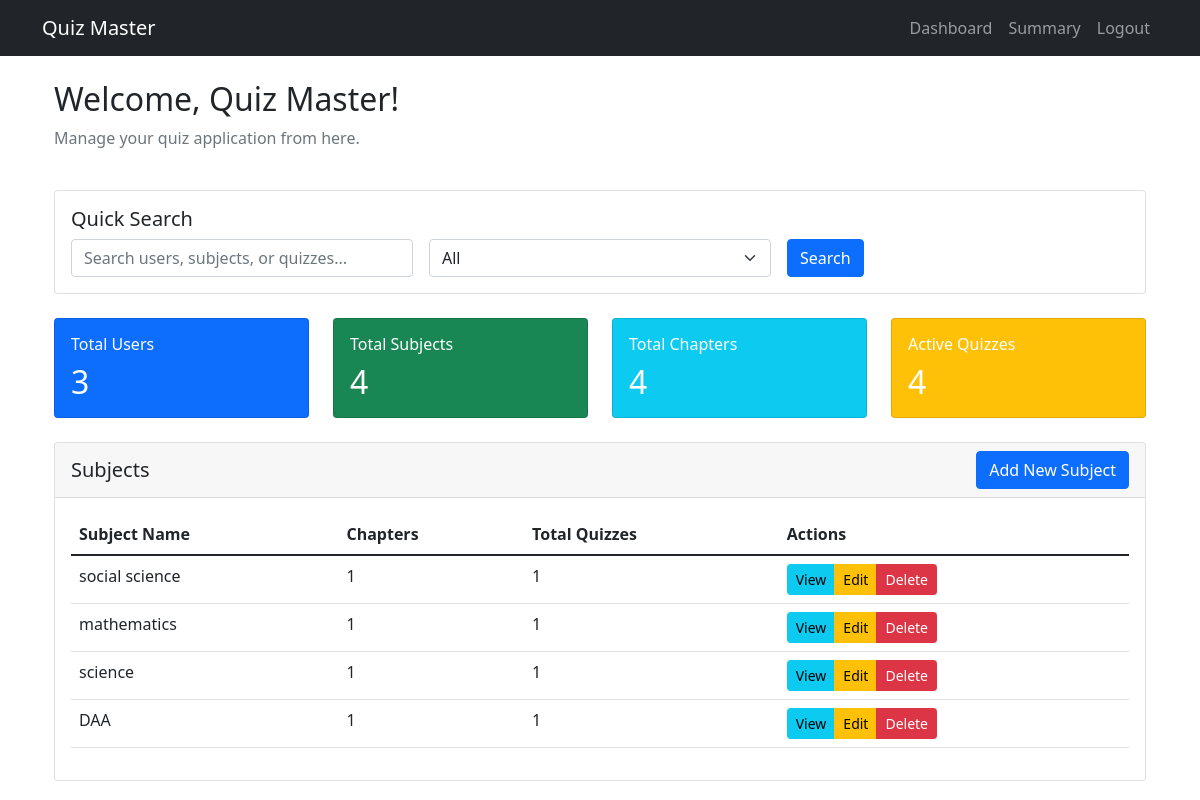
Page /admin/admin_dashboard (signed in) on the committed database.
### backend/models.py (models this page shows)
class Subject(db.Model):
    __tablename__ = 'subjects'
    id = db.Column(db.Integer, primary_key=True)
    name = db.Column(db.String(100), nullable=False)
    description = db.Column(db.Text)
    chapters = relationship('Chapter', back_populates='subject', cascade='all, delete-orphan')

### backend/controllers.py (the view)
@app.route('/admin/admin_dashboard')
def admin_dashboard():
    if not session.get('is_admin'):
        flash('You have to be admin for this','warning')
        return redirect(url_for('login'))
    subjects = Subject.query.all()
    chapters_count = Chapter.query.count()
    users_count = User.query.count()
    quizzes_count = Quiz.query.count()
    return render_template('admin/admin_dashboard.html',
                         subjects=subjects,
                         chapters_count=chapters_count,
                         users_count=users_count,
                         quizzes_count=quizzes_count)

### templates/admin/admin_dashboard.html (shortened to what this page needs)
{% extends "base.html" %}
{% block content %}
<div class="container">
    <div class="row mb-4">
        <div class="col-md-12">
            <h2>Welcome, Quiz Master!</h2>
            <p class="text-muted">Manage your quiz application from here.</p>
        </div>
    </div>
    <div class="row mb-4">
        <div class="col-md-12">
            <div class="card">
                <div class="card-body">
                    <h5 class="card-title">Quick Search</h5>
                    <form class="row g-3" method="GET" action="{{ url_for('admin_search') }}">
                        <div class="col-md-4">
                            <input type="text" class="form-control" name="query" placeholder="Search users, subjects, or quizzes...">
                        </div>
                        <div class="col-md-4">
                            <select class="form-select" name="type">
                                <option value="all">All</option>
                            </select>
                        </div>
                        <div class="col-md-4">
                            <button type="submit" class="btn btn-primary">Search</button>
                        </div>
                    </form>
                </div>
            </div>
        </div>
    </div>
    <div class="row mb-4">
        <div class="col-md-3">
            <div class="card bg-primary text-white">
                <div class="card-body">
                    <h6 class="card-title">Total Users</h6>
                    <h2 class="card-text">{{ users_count }}</h2>
                </div>
            </div>
        </div>
        <div class="col-md-3">
            <div class="card bg-success text-white">
                <div class="card-body">
                    <h6 class="card-title">Total Subjects</h6>
                    <h2 class="card-text">{{ subjects|length }}</h2>
                </div>
            </div>
        </div>
        <div class="col-md-3">
            <div class="card bg-info text-white">
                <div class="card-body">
                    <h6 class="card-title">Total Chapters</h6>
                    <h2 class="card-text">{{ chapters_count }}</h2>
                </div>
            </div>
        </div>
        <div class="col-md-3">
            <div class="card bg-warning text-white">
                <div class="card-body">
                    <h6 class="card-title">Active Quizzes</h6>
                    <h2 class="card-text">{{ quizzes_count }}</h2>
                </div>
            </div>
        </div>
    </div>
    <div class="row">
        <div class="col-md-12">
            <div class="card">
                <div class="card-header">
                    <div class="d-flex justify-content-between align-items-center">
                        <h5 class="mb-0">Subjects</h5>
                        <a href="{{ url_for('create_subject') }}" class="btn btn-primary">Add New Subject</a>
                    </div>
                </div>
                <div class="card-body">
                    {% if subjects %}
                        <div class="table-responsive">
                            <table class="table table-hover">
                                <thead>
                                    <tr>
                                        <th>Subject Name</th>
                                        <th>Chapters</th>
                                        <th>Total Quizzes</th>
                                        <th>Actions</th>
                                    </tr>
                                </thead>
                                <tbody>
                                    {% for subject in subjects %}
                                        <tr>
                                            <td>{{ subject.name }}</td>
                                            <td>{{ subject.chapters|length }}</td>
                                            {% set quiz_count = namespace(total=0) %}
                                            {% for chapter in subject.chapters %}
                                                {% set quiz_count.total = quiz_count.total + chapter.quizzes|length %}
                                            {% endfor %}
                                            <td>{{ quiz_count.total }}</td>
                                            <td>
                                                <div class="btn-group">
                                                    <a href="{{ url_for('view_subject', subject_id=subject.id) }}" class="btn btn-info btn-sm">View</a>
                                                    <a href="{{ url_for('edit_subject', subject_id=subject.id) }}" class="btn btn-warning btn-sm">Edit</a>
                                                    <a href="{{ url_for('delete_subject', subject_id=subject.id) }}" class="btn btn-danger btn-sm" onclick="return confirm('Are you sure you want to delete this subject? This will also delete all associated chapters and quizzes.')">Delete</a>
                                                </div>
                                            </td>
                                        </tr>
                                    {% endfor %}
                                </tbody>
                            </table>
                        </div>
                    {% else %}
                        <p>No subjects found. Click "Add New Subject" to create one.</p>
                    {% endif %}
                </div>
            </div>
        </div>
    </div>
</div>
{% endblock %}

### rows in the picture
Subject: name "social science", chapters|length "1", total "1"
Subject: name "mathematics", chapters|length "1", total "1"
Subject: name "science", chapters|length "1", total "1"
Subject: name "DAA", chapters|length "1", total "1"

### other values in the picture
{{ users_count }} "3"
{{ subjects|length }} "4"
{{ chapters_count }} "4"
{{ quizzes_count }} "4"
